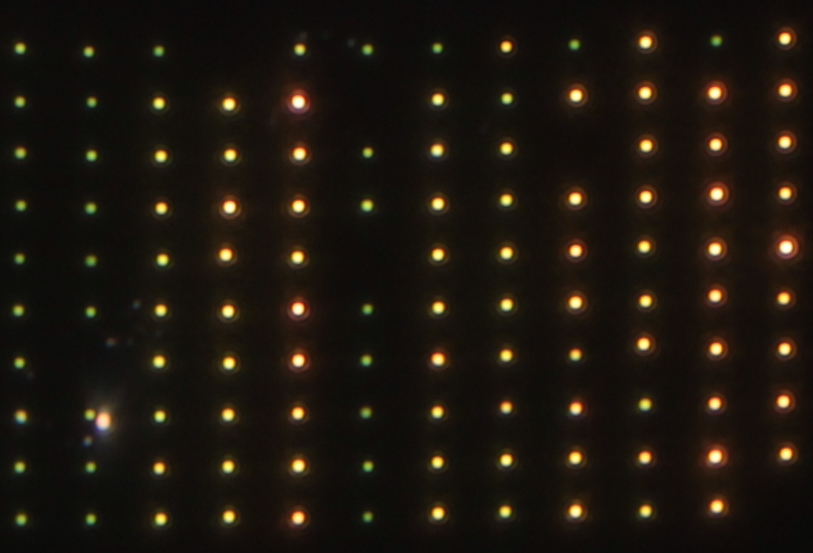
#> input picture Coordinates_Image/Grid_canon.jpg, 813 x 553 px, found by its file name
$ python Coordinates_Image.py
#> lines starting #> are read from the running program, lines starting #| are printed output that depends on the picture
#!/usr/bin/env python3
# -*- coding: utf-8 -*-
"""
Created on Fri Aug 27 16:40:42 2021

@author: luciana
"""

import numpy as np
import matplotlib.pyplot as plt
import skimage
from skimage.feature import peak_local_max
from skimage import data, img_as_float
from skimage import io
import os

def bin_image(image, sigma):

    blur = skimage.filters.gaussian(image, sigma=sigma)

    return blur

def bin_image_2(image, filter_value):

    bin_image = np.zeros((image.shape[0], image.shape[1]))

    for i in range(image.shape[0]):
        for j in range(image.shape[1]):

            if image[i, j] > filter_value:

                bin_image[i, j] = 1

    return bin_image

def make_sorted(coordinates):

    coordinate_x = coordinates[:, 1]
    coordinate_y = coordinates[:, 0]

    zipped_lists = zip(coordinate_y, coordinate_x)
    sorted_pairs = sorted(zipped_lists)
    tuples = zip(*sorted_pairs)
    new_coordinate_y, new_coordinate_x = [list(tuple) for tuple in tuples]

    new_coordinates = np.zeros(coordinates.shape)
    new_coordinates[:, 1] = new_coordinate_x
    new_coordinates[:, 0] = new_coordinate_y

    N = len(new_coordinate_x)
    print(N)

    return new_coordinates

def make_sorted_2(coordinates, list_N):

    coordinate_x = coordinates[:, 1]
    coordinate_y = coordinates[:, 0]

    new_coordinate_x = np.zeros(len(coordinate_x))
    new_coordinate_y = np.zeros(len(coordinate_y))

    a = 0

    for i in range(len(list_N)):

        b = list_N[i] + a

        zipped_lists = zip(coordinate_x[a:b], coordinate_y[a:b])
        sorted_pairs = sorted(zipped_lists)
        tuples = zip(*sorted_pairs)
        new_coordinate_x[a:b], new_coordinate_y[a:b] = [list(tuple) for tuple in tuples]

        a = b

    print(new_coordinate_x , new_coordinate_y)

    new_coordinates = np.zeros(coordinates.shape)
    new_coordinates[:, 1] = new_coordinate_x
    new_coordinates[:, 0] = new_coordinate_y

    return new_coordinates

def delete_coordinates(pree_coordinates, index_delete):

    if index_delete == []:

        coordinates = pree_coordinates

    else:

        x = pree_coordinates[:, 1]
        y = pree_coordinates[:, 0]
        i = 0
        for e in index_delete:

            x = np.delete(x, e - i)
            y = np.delete(y, e - i)
            i = i + 1

        N = len(x)

        coordinates = np.zeros((N, N))
        coordinates[:, 1] = x
        coordinates[:, 0] = y

        print(N)

    return coordinates

def make_grid(coordinates, pixel_size):

    N = coordinates.shape[0]

    grid = np.zeros((3, N))

    for i in range(N):

        x = (coordinates[i, 1] - coordinates[0, 1])*pixel_size
        y = (coordinates[i, 0]- coordinates[0, 0])*pixel_size

        grid[0, i] = x
        grid[1, i] = y

    return grid

def ideal_grid(n, N, d_n, d_N):

   # [4 lines of commented-out code are left out]

    datos = np.zeros((3, n*N))

    i = 0
    k = 0

    for i in range(n):
       for k in range(N):
           datos[1, k*n+i]= k*d_N
           datos[0, k*n+i]= i*d_n

    return datos

folder = 'C:/Users/lupau/OneDrive/Documentos/Luciana Martinez/Programa_Python/'
file = 'Grid_canon.jpg'#'Image_Letters.jpg'
file = os.path.join(folder, file)

image_RGB = io.imread(file)
#> image_RGB is the input picture: shape (553, 813, 3); mean R, G, B 29.3, 23, 14.7
im = skimage.color.rgb2gray(image_RGB)
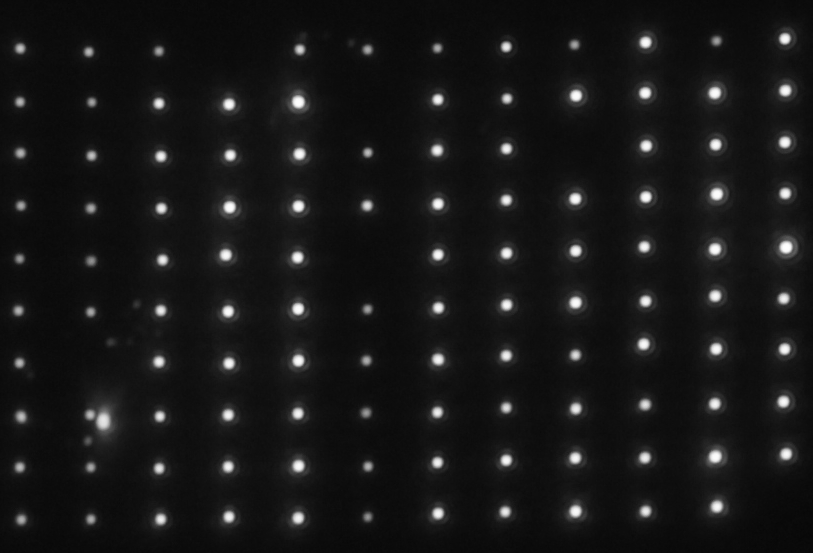
#> im: shape (553, 813) float64; min 0.0269, max 0.997, mean 0.0931
im = im.T
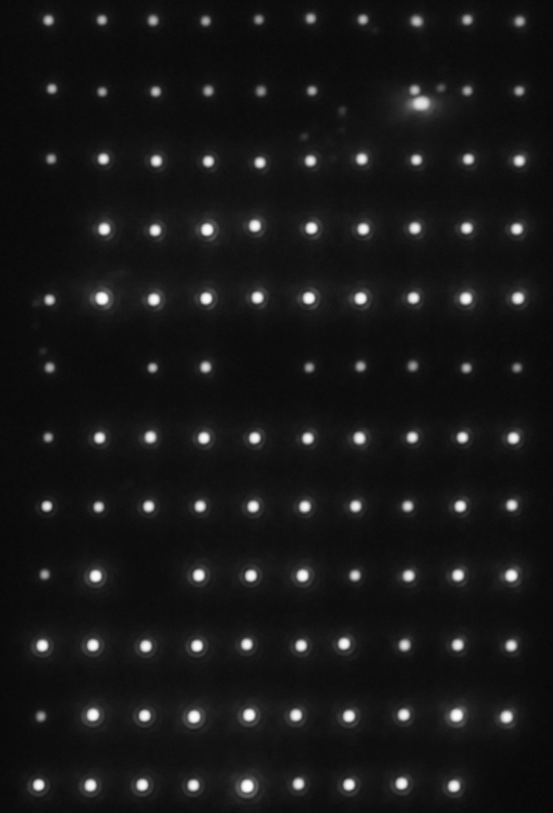
#> im: shape (813, 553) float64; min 0.0269, max 0.997, mean 0.0931
#im1 = bin_image(im1, sigma = 0.5)
#im2 = bin_image_2(im1, 0.59)

coordinates_1 = peak_local_max(im, min_distance=10, threshold_abs = 0.53)
#> coordinates_1 = 114 pairs, first value 18 to 786, second value 39 to 520

coordinates_2 = make_sorted(coordinates_1)
#> in make_sorted, `coordinate_x = coordinates[:, 1]`: coordinate_x = 114 values, max 520 at index 97, min 39 at index 28, mean 282.5
#> in make_sorted, `coordinate_y = coordinates[:, 0]`: coordinate_y = 114 values, max 786 at index 0, min 18 at index 95, mean 402.4
#> in make_sorted, `sorted_pairs = sorted(zipped_lists)`: sorted_pairs has the same summary as coordinates_1 outside make_sorted
#> in make_sorted, `new_coordinate_y, new_coordinate_x = [list(tuple) for tuple in tuples]`: new_coordinate_y = 114 values from 18 to 786; new_coordinate_x = 114 values, max 520 at index 9, min 39 at index 107, mean 282.5
#> in make_sorted, `N = len(new_coordinate_x)`: N = 114
#| 114
#> coordinates_2 has the same summary as coordinates_1

index_delete = [18,30, 39, 105] # [19, 68, 92, 94]
coordinates = delete_coordinates(coordinates_2, index_delete)
#> in delete_coordinates, `x = pree_coordinates[:, 1]`: x has the same summary as new_coordinate_x in make_sorted
#> in delete_coordinates, `y = pree_coordinates[:, 0]`: y = 114 values from 18 to 786
#> after the loop in delete_coordinates, `for e in index_delete:`: i = 4; x = 110 values, max 520 at index 9, min 39 at index 103, mean 282.5; y = 110 values from 18 to 786
#> in delete_coordinates, `N = len(x)`: N = 110
#> in delete_coordinates, `coordinates[:, 0] = y`:
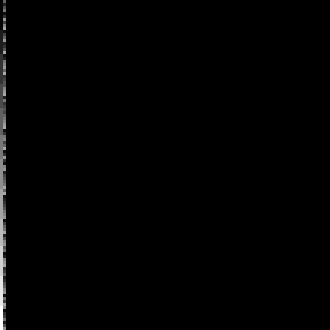
#> coordinates: shape (110, 110) float64 (shown 3 times larger); min 0, max 786, mean 6.2; drawn with min black and max white
#| 110

list_N_row = [10, 8, 10, 9, 10, 8, 10, 10, 9, 10, 10, 9]   # [11, 11, 11, 12, 11, 12, 11, 11, 12, 11]
coordinates = make_sorted_2(coordinates, list_N_row)
#> in make_sorted_2, `coordinate_x = coordinates[:, 1]`: coordinate_x has the same summary as x in delete_coordinates
#> in make_sorted_2, `coordinate_y = coordinates[:, 0]`: coordinate_y = 110 values from 18 to 786
#> in make_sorted_2, `new_coordinate_x = np.zeros(len(coordinate_x))`: new_coordinate_x = 110 values from 0 to 0
#> after the loop in make_sorted_2, `for i in range(len(list_N)):`: new_coordinate_x = 110 values, max 520 at index 9, min 39 at index 94, mean 282.5; new_coordinate_y = 110 values, max 786 at index 104, min 18 at index 5, mean 404.2
#> (printed output is left out)
#> in make_sorted_2, `new_coordinates[:, 0] = new_coordinate_y`:
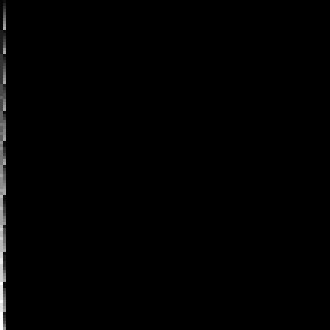
#> new_coordinates: shape (110, 110) float64 (shown 3 times larger); min 0, max 786, mean 6.2; drawn with min black and max white

#%%

fig, axes = plt.subplots(1, 3, figsize=(8, 3), sharex=True, sharey=True)

ax = axes.ravel()
ax[0].imshow(im, cmap=plt.cm.gray)
ax[0].axis('off')
ax[0].set_title('Filter Gausssian')

ax[1].imshow(im, cmap=plt.cm.gray)
ax[1].axis('off')
ax[1].set_title('Bin')

ax[2].imshow(im, cmap=plt.cm.gray)
ax[2].plot(coordinates_2[:, 1], coordinates_2[:, 0], 'r.')

for i in range(coordinates_2.shape[0]):
    ax[2].text(coordinates_2[i, 1], coordinates_2[i, 0], '%d'%i, color = 'white')

ax[2].axis('off')
ax[2].set_title('Peak local max')

fig.tight_layout()
plt.show()
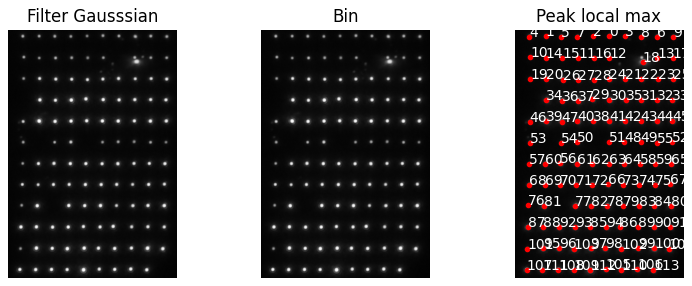
#> figure drawn by matplotlib, 3 panels

#%%
plt.figure()
plt.imshow(im, cmap=plt.cm.gray)
plt.plot(coordinates[:, 1], coordinates[:, 0], 'r.')
for i in range(coordinates.shape[0]):
    plt.text(coordinates[i, 1], coordinates[i, 0], '%d'%i, color = 'white')
plt.axis('off')
plt.show()
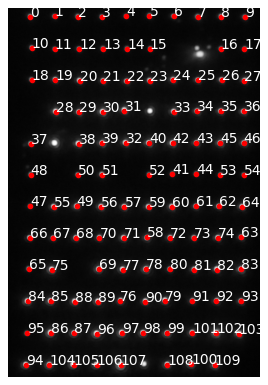
#> figure drawn by matplotlib, 1 panel

#%%

#ideal = ideal_grid(10, 12, 3, 4)

grid = make_grid(coordinates, pixel_size = 0.059)
#> the loop in make_grid, `for i in range(N): ` made 110 passes
#> (x, y) on passes 1 to 12: (0, 0), (3.19, -0.059), (6.19, 0), (9.26, 0.059), (12.39, -0.059), (15.46, -0.118), (18.58, -0.059), (21.71, 0.059), (24.72, 0), (27.85, 0.059), (0.177, 4.01), (3.19, 4.19)
Npart = grid.shape[1]
#> Npart = 110
print(Npart)
#| 110

list_NP_column = [10, 8, 10, 9, 10, 8, 10, 10, 9, 10, 10, 9]

for j in range(len(list_NP_column)):

    for i in range(list_NP_column[j]-1):

        diff_x = grid[1, i+1] - grid[1, i]
        diff_y = grid[0, i+1] - grid[0, i]

        diff = round(np.sqrt(diff_x**2 + diff_y**2),4)

    print(j, np.mean(diff))

print(np.mean(diff))
#| 3.0096

list_NP_row = [11, 11, 11, 12, 11, 12, 11, 11, 12, 11]

for j in range(len(list_NP_column)):

    a = 0

    for i in range(list_NP_column[j]-1):

        b = list_NP_column[j] - 1
        diff_x = grid[1, 1 + b] - grid[1, a]
        diff_y = grid[0, 1 + b] - grid[0, a]

        a = list_NP_column[j]

        print(diff_x, diff_y)
